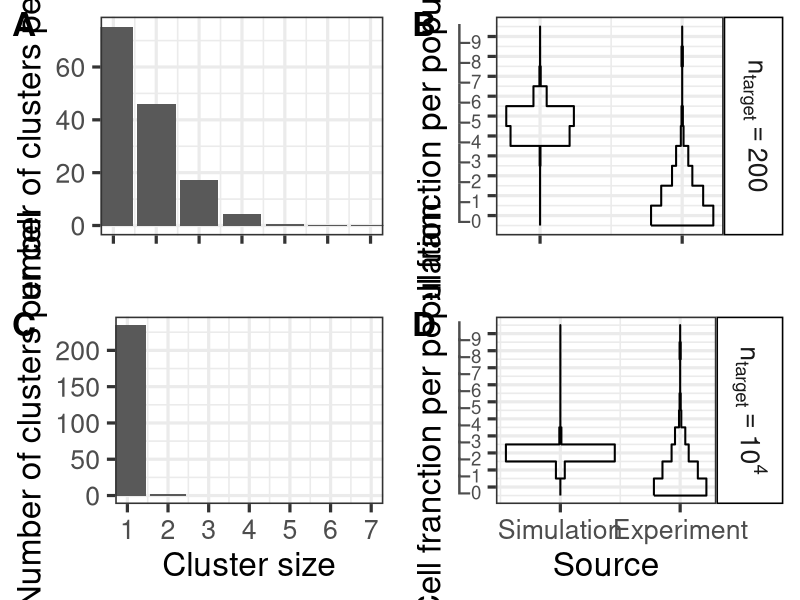

Here is the R script that generated this plot:
#Open required libraries
library(reshape2)
library(ggplot2)
library(ggpubr)


#Make sure that there is no open graphs
graphics.off()


#Read the simulations results
cluster200<-read.table("../additional_simulations/clusters_200.dat",header=TRUE)
cluster200$target<-"n[target]==200"

cluster104<-read.table("../additional_simulations/clusters_10_4.dat",header=TRUE)
cluster104$target<-"n[target]==10^4"


#Definition of characteristics of the figure
font = 24
w=1
wid_line=0.7
wid_comet=4


#Produce the distribution of clusters plots
p1<-ggplot(cluster200,aes(x=cluster, y=amount))+geom_bar(stat = "identity")+theme_bw(base_size=font)+xlab("Cluster size")+ylab("Number of clusters per cell")+scale_x_continuous(breaks=c(1,2,3,4,5,6,7,8,9),labels=c("1","2","3","4","5","6","7","8","9")) + coord_cartesian(xlim=c(1,7))
p3<-ggplot(cluster104,aes(x=cluster, y=amount))+geom_bar(stat = "identity")+theme_bw(base_size=font)+xlab("Cluster size")+ylab("Number of clusters per cell")+scale_x_continuous(breaks=c(1,2,3,4,5,6,7,8,9),labels=c("1","2","3","4","5","6","7","8","9")) + coord_cartesian(xlim=c(1,7))


#Generate comet plots
comet<-matrix(data = scan("../data/abrams_comet_binning_40.txt", skip=0, sep=" ", fill = TRUE), ncol=10, byrow=TRUE)
br=seq(0,40, by=4)

dist_sim_200 <- c(0,cluster200$population)
dist_sim_104 <- c(0,cluster104$population)
dist_exp <- comet[1,] #At 15 min
y <- c()
x_sim_200 <- c()
x_sim_104 <- c()
x_exp <- c()

for (i in 1:(length(dist_exp))) {
  y<- c(y, br[i], br[i+1])
  
  x_sim_200 <- c(x_sim_200, dist_sim_200[i], dist_sim_200[i])
  x_sim_104 <- c(x_sim_104, dist_sim_104[i], dist_sim_104[i])
  x_exp <- c(x_exp, dist_exp[i], dist_exp[i])
}

y<-c(y, rev(y), 0)
x_sim_200 <- c(-x_sim_200, rev(x_sim_200), -x_sim_200[1])
x_sim_104 <- c(-x_sim_104, rev(x_sim_104), -x_sim_104[1])
x_exp <- c(2-x_exp, 2+rev(x_exp), 2-x_exp[1])


t<-c(rep(0, length(x_sim_200)),rep(2, length(x_sim_200)))
amount_200<-c(x_sim_200,x_exp)
amount_104<-c(x_sim_104,x_exp)
tail<-rep(y,2)

comet_200 <- data.frame(t,amount_200,tail)
names(comet_200) <- c('t', 'amount', 'tail')
comet_200$target<-"n[target]==200"

comet_104 <- data.frame(t,amount_104,tail)
names(comet_104) <- c('t', 'amount', 'tail')
comet_104$target<-"n[target]==10^4"


#Produce the synthetic comet plot 
p2<-ggplot(comet_200, aes(x=amount, y=tail, group=t))+geom_path(size=wid_line)+xlab("Source")+ylab("Cell franction per population")+theme_bw(base_size=font)+theme(strip.background = element_rect(colour="black", fill="white"),legend.position="top",legend.title=element_blank())+facet_grid(rows =vars(target),labeller = label_parsed)+scale_y_continuous(breaks=seq(2,38, by=4), labels = c(expression(L[0]),expression(L[1]),expression(L[2]),expression(L[3]),expression(L[4]),expression(L[5]),expression(L[6]),expression(L[7]),expression(L[8]),expression(L[9])))+scale_x_continuous(breaks=c(0,2),labels=c("Simulation","Experiment"))
p4<-ggplot(comet_104, aes(x=amount, y=tail, group=t))+geom_path(size=wid_line)+xlab("Source")+ylab("Cell franction per population")+theme_bw(base_size=font)+theme(strip.background = element_rect(colour="black", fill="white"),legend.position="top",legend.title=element_blank())+facet_grid(rows =vars(target),labeller = label_parsed)+scale_y_continuous(breaks=seq(2,38, by=4), labels = c(expression(L[0]),expression(L[1]),expression(L[2]),expression(L[3]),expression(L[4]),expression(L[5]),expression(L[6]),expression(L[7]),expression(L[8]),expression(L[9])))+scale_x_continuous(breaks=c(0,2),labels=c("Simulation","Experiment"))


#Save the figure
pdf("Fig_8.pdf",width=16,height=12)
ggarrange(p1+theme(axis.text.x=element_blank())+xlab(""), p2+theme(axis.text.x=element_blank())+xlab(""), p3, p4, labels = c("A", "B","C","D"), font.label = list(size = font), ncol = 2, nrow = 2)
graphics.off()